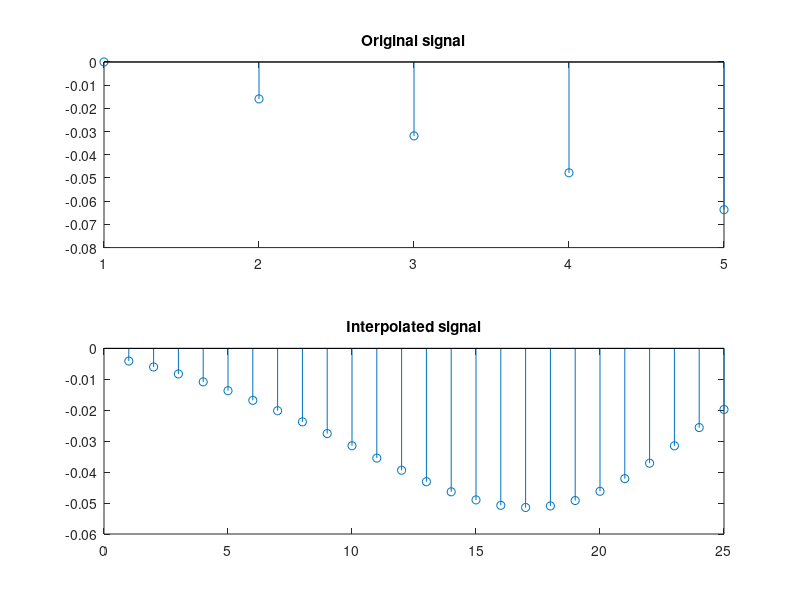

MATLAB code to generate this figure:
clc;
clear all;
close all;

F=input("Enter the frequency of the signal: ");
P=input("Enter the interpulator factor: ");
N=input("Enter the length of the signal: ");

t=0:1:N-1
%X = sin(2*pi*F*t);
X = sin(2*3.14*F*t);


i=interp(X,P);
subplot(2,1,1);
stem(X);
title("Original signal");
subplot(2,1,2);
stem(i);
title("Interpolated signal");

